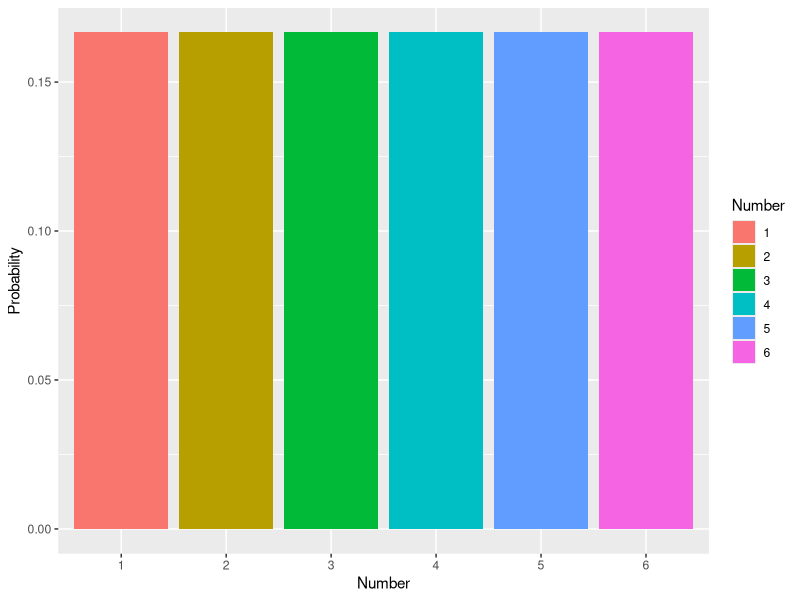
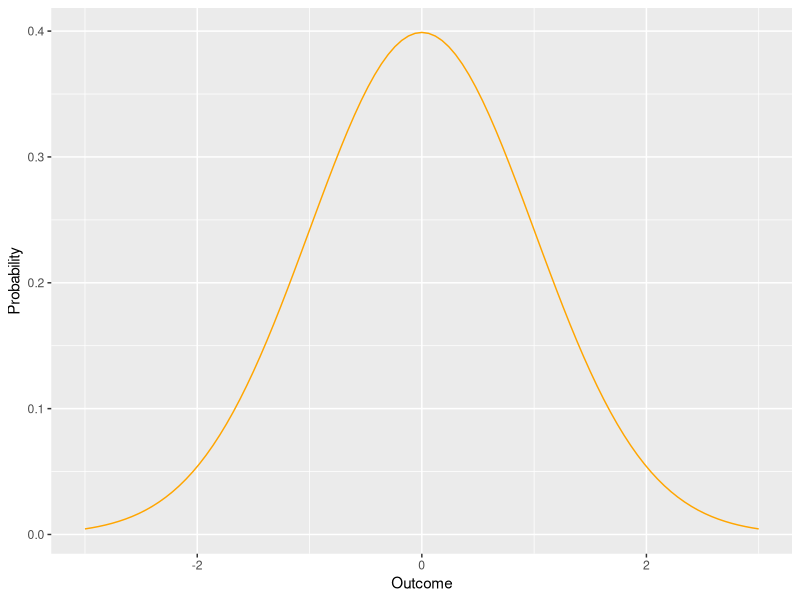
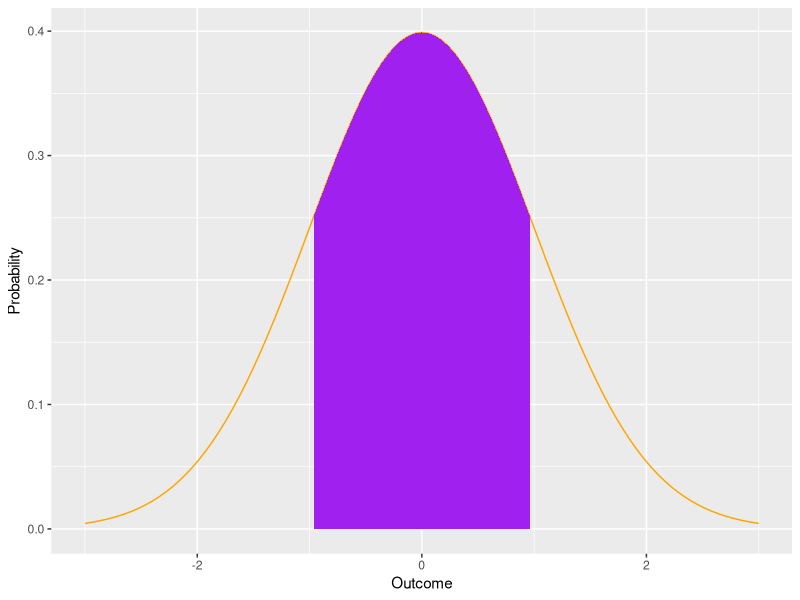
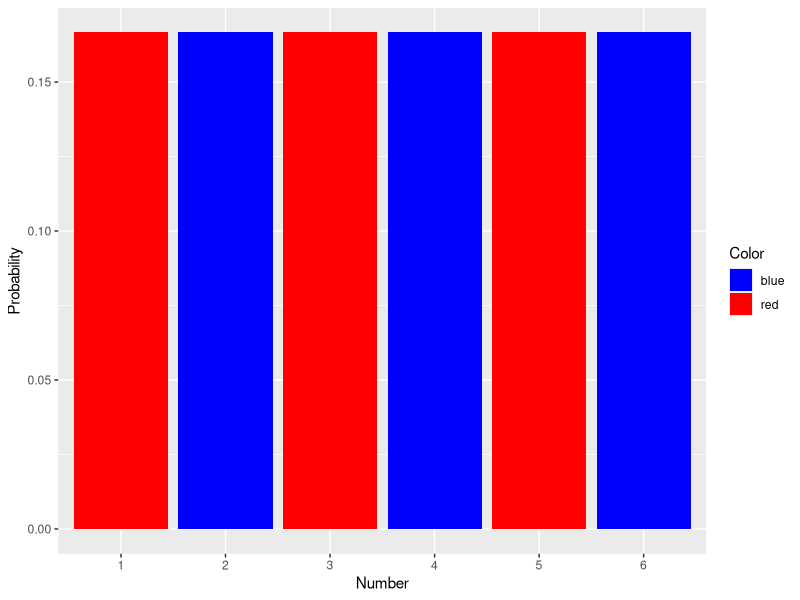
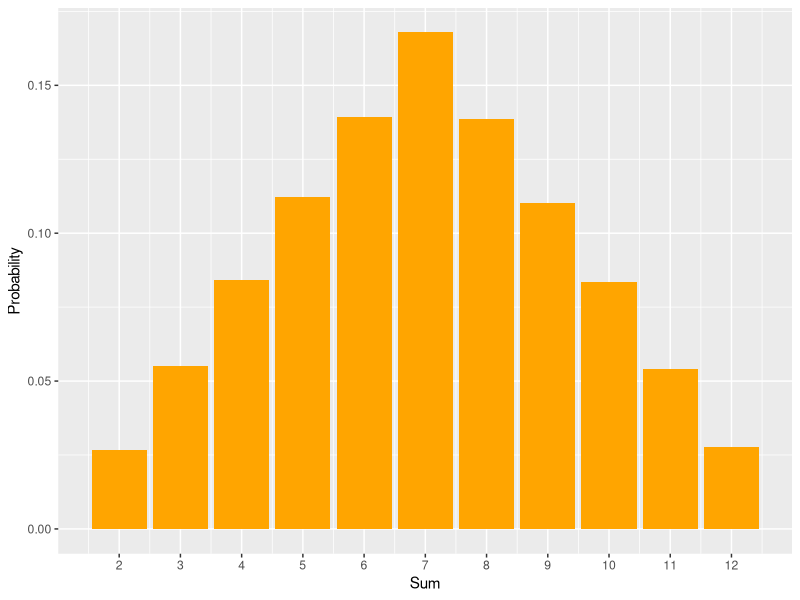

The R source for these figures, in order:
## ---- chunk 1
die_roll <- data.frame(Number = 1:6, Probability = rep(1/6,6))
die_roll$Number <- factor(die_roll$Number)

library(ggplot2)
ggplot(die_roll, aes(x=Number, y= Probability, fill=Number)) +
  geom_col() 
## ---- chunk 2
ggplot(data = data.frame(x = c(-3, 3)), aes(x)) +
  stat_function(fun = dnorm, n = 101, args = list(mean = 0, sd = 1), color = "orange")+
  labs(y="Probability", x="Outcome")
## ---- chunk 3
#function from https://dkmathstats.com/plotting-normal-distributions-in-r-using-ggplot2/
dnorm_one_sd <- function(x){
  norm_one_sd <- dnorm(x)
  # Have NA values outside interval x in [-1, 1]:
  norm_one_sd[x <= -1 | x >= 1] <- NA
  return(norm_one_sd)
}

ggplot(data = data.frame(x = c(-3, 3)), aes(x)) +
  stat_function(fun = dnorm, n = 101, args = list(mean = 0, sd = 1), color = "orange")+
  labs(y="Probability", x="Outcome") + 
  stat_function(fun = dnorm_one_sd, geom = "area", fill = "purple")

## ---- chunk 4
colors <- c("blue" = "blue", "red" = "red")
die_roll$Color <- NA
die_roll[as.numeric(as.character(die_roll$Number)) %% 2 == 0, "Color"] <- "blue"
die_roll[as.numeric(as.character(die_roll$Number)) %% 2 != 0, "Color"] <- "red"
ggplot(die_roll, aes(x=Number, y= Probability, fill=Color)) +
  geom_col() +
  scale_fill_manual(values = colors)

## ---- chunk 5
library(reshape2)
number_of_rolls <- 100000
sum_of_rolls <- data.frame(index = 1:number_of_rolls, Sum = NA)
for (i in 1:number_of_rolls){
  dice_roll_trial <- sample(1:6, size = 2, replace = TRUE)
  sum_of_rolls$Sum[i] <- sum(dice_roll_trial)
}
sum_of_rolls_df <- dcast(sum_of_rolls, Sum ~ "Probability", length )
sum_of_rolls_df$Probability <- sum_of_rolls_df$Probability/number_of_rolls
ggplot(sum_of_rolls_df, aes(x=Sum, y=Probability)) +
  geom_col(fill="orange") +
  labs(y="Probability")+
    scale_x_continuous(breaks = c(2:12))
## ---- chunk 6
library(DiagrammeR)

bayes_probability_tree <- function(prior, true_positive, true_negative, label1 = "Prior", 
                                   label2 = "Complimentary Prior", label3 = "True Positive",
                                   label4 = "False Negative", label5 = "False Positive",
                                   label6 = "True Negative") {
  
  if (!all(c(prior, true_positive, true_negative) > 0) && !all(c(prior, true_positive, true_negative) < 1)) {
    stop("probabilities must be greater than 0 and less than 1.",
         call. = FALSE)
  }
  c_prior <- 1 - prior
  c_tp <- 1 - true_positive
  c_tn <- 1 - true_negative
  
  round4 <- purrr::partial(round, digits = 5)
  
  b1 <- round4(prior * true_positive)
  b2 <- round4(prior * c_tp)
  b3 <- round4(c_prior * c_tn)
  b4 <- round4(c_prior * true_negative)
  
  bp <-  round4(b1/(b1 + b3))
  
  labs <- c("X", prior, c_prior, true_positive, c_tp, true_negative, c_tn, b1, b2, b4, b3)
  
  tree <-
    create_graph() %>%
    add_n_nodes(
      n = 11,
      type = "path",
      label = labs,
      node_aes = node_aes(
        shape = "circle",
        height = 1,
        width = 1,
        x = c(0, 3, 3, 6, 6, 6, 6, 8, 8, 8, 8),
        y = c(0, 2, -2, 3, 1, -3, -1, 3, 1, -3, -1))) %>% 
    add_edge(
      from = 1,
      to = 2,
      edge_aes = edge_aes(
        label = label1
      )
    ) %>% 
    add_edge(
      from = 1, 
      to = 3,
      edge_aes = edge_aes(
        label = label2
      )
    ) %>% 
    add_edge(
      from = 2,
      to = 4,
      edge_aes = edge_aes(
        label = label3
      )
    ) %>% 
    add_edge(
      from = 2,
      to = 5,
      edge_aes = edge_aes(
        label = label4
      )
    ) %>% 
    add_edge(
      from = 3,
      to = 7,
      edge_aes = edge_aes(
        label = label5
      )
    ) %>% 
    add_edge(
      from = 3,
      to = 6,
      edge_aes = edge_aes(
        label = label6
      )
    ) %>% 
    add_edge(
      from = 4,
      to = 8,
      edge_aes = edge_aes(
        label = "="
      )
    ) %>% 
    add_edge(
      from = 5,
      to = 9,
      edge_aes = edge_aes(
        label = "="
      )
    ) %>% 
    add_edge(
      from = 7,
      to = 11,
      edge_aes = edge_aes(
        label = "="
      )
    ) %>% 
    add_edge(
      from = 6,
      to = 10,
      edge_aes = edge_aes(
        label = "="
      )
    ) 
  message(glue::glue("The probability of having {label1} after testing {label3} is {bp}"))
  print(render_graph(tree))
  invisible(tree)
}

#first example
bayes_probability_tree(prior = 0.5, true_positive = 0.8, true_negative = 0.8, label1 = "medicine", label2 = "placebo",
                       label3 = "cured", label4 = "not cured",
                       label5 = "cured", label6 = "not cured")

## ---- chunk 7
bayes_probability_tree(prior = 0.0021, true_positive = 0.95, true_negative = 0.99, label1 = "cancer", 
                       label2 = "not cancer",
                       label3 = "positive", 
                       label4 = "negative",
                       label5 = "positive", 
                       label6 = "negative")
